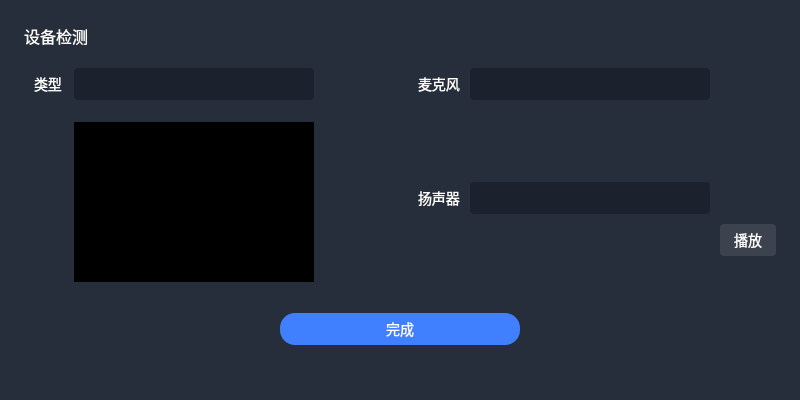
<?xml version="1.0" encoding="UTF-8"?>
<ui version="4.0">
 <class>DeviceSetting</class>
 <widget class="QWidget" name="DeviceSetting">
  <property name="geometry">
   <rect>
    <x>0</x>
    <y>0</y>
    <width>800</width>
    <height>400</height>
   </rect>
  </property>
  <property name="minimumSize">
   <size>
    <width>800</width>
    <height>400</height>
   </size>
  </property>
  <property name="maximumSize">
   <size>
    <width>800</width>
    <height>400</height>
   </size>
  </property>
  <property name="windowTitle">
   <string>Form</string>
  </property>
  <property name="styleSheet">
   <string notr="true">QWidget{
background: #272E3B;
border-radius: 16px;
}

#content{
border-radius: 0;
}
#btn_play{
border:none;
border-radius:4px;
background: rgba(255,255,255,0.1);
font-family : 'Microsoft YaHei';
font-size : 14px;
color:#fff;
}

#btn_confirm{
border-radius:15;
background: #4080FF;
font-family : 'Microsoft YaHei';
font-size : 14px;
color:#fff;
}

QLabel{
font-family : 'Microsoft YaHei';
font-size : 14px;
color:#fff;
}
#lbl_title{
font-size : 16px;
}
QComboBox {
  font-family : 'Microsoft YaHei';
  font-size : 12px;
  color:#FFF;
  border-radius : 4px;
  padding-left : 16px;
  padding-top : 5px;
  padding-bottom : 5px;
  background:#1C222D;
}

QComboBox::drop-down {
  margin-right : 10px;
  border:  none;
}

QComboBox::down-arrow {
  width:16px;
  height:  16px;
  background-image : url(:img/down);
  background-position:center;
  background-repeat:no-repeat;
}

QComboBox QAbstractItemView {
  font-family : 'Microsoft YaHei';
  font-size : 12px;
  border:none;
  border-radius : 4px;
  padding:  5px;
  color:#FFF;
  background-color : #1C222D;
}

QComboBox QAbstractItemView::item {
  height: 32px;
}

QComboBox QAbstractItemView::item:selected {
   background-color : #394254;
}</string>
  </property>
  <layout class="QVBoxLayout" name="verticalLayout_4">
   <property name="spacing">
    <number>0</number>
   </property>
   <property name="leftMargin">
    <number>24</number>
   </property>
   <property name="topMargin">
    <number>24</number>
   </property>
   <property name="rightMargin">
    <number>24</number>
   </property>
   <property name="bottomMargin">
    <number>24</number>
   </property>
   <item>
    <layout class="QHBoxLayout" name="horizontalLayout">
     <item>
      <widget class="QLabel" name="lbl_title">
       <property name="text">
        <string>设备检测</string>
       </property>
      </widget>
     </item>
     <item>
      <spacer name="horizontalSpacer">
       <property name="orientation">
        <enum>Qt::Horizontal</enum>
       </property>
       <property name="sizeHint" stdset="0">
        <size>
         <width>40</width>
         <height>20</height>
        </size>
       </property>
      </spacer>
     </item>
    </layout>
   </item>
   <item>
    <layout class="QHBoxLayout" name="horizontalLayout_8">
     <property name="spacing">
      <number>0</number>
     </property>
     <property name="topMargin">
      <number>20</number>
     </property>
     <item>
      <layout class="QVBoxLayout" name="verticalLayout">
       <property name="leftMargin">
        <number>10</number>
       </property>
       <item>
        <layout class="QHBoxLayout" name="horizontalLayout_2">
         <property name="spacing">
          <number>10</number>
         </property>
         <item>
          <widget class="QLabel" name="label_2">
           <property name="maximumSize">
            <size>
             <width>16777215</width>
             <height>32</height>
            </size>
           </property>
           <property name="text">
            <string>类型</string>
           </property>
          </widget>
         </item>
         <item>
          <widget class="QComboBox" name="cmb_camrea">
           <property name="minimumSize">
            <size>
             <width>240</width>
             <height>32</height>
            </size>
           </property>
           <property name="maximumSize">
            <size>
             <width>240</width>
             <height>32</height>
            </size>
           </property>
          </widget>
         </item>
        </layout>
       </item>
       <item>
        <spacer name="verticalSpacer">
         <property name="orientation">
          <enum>Qt::Vertical</enum>
         </property>
         <property name="sizeType">
          <enum>QSizePolicy::Fixed</enum>
         </property>
         <property name="sizeHint" stdset="0">
          <size>
           <width>20</width>
           <height>22</height>
          </size>
         </property>
        </spacer>
       </item>
       <item>
        <layout class="QHBoxLayout" name="horizontalLayout_5">
         <item>
          <spacer name="horizontalSpacer_2">
           <property name="orientation">
            <enum>Qt::Horizontal</enum>
           </property>
           <property name="sizeHint" stdset="0">
            <size>
             <width>40</width>
             <height>20</height>
            </size>
           </property>
          </spacer>
         </item>
         <item>
          <widget class="QWidget" name="content" native="true">
           <property name="minimumSize">
            <size>
             <width>240</width>
             <height>160</height>
            </size>
           </property>
           <property name="maximumSize">
            <size>
             <width>240</width>
             <height>160</height>
            </size>
           </property>
           <property name="styleSheet">
            <string notr="true">background-color: rgb(0, 0, 0);</string>
           </property>
          </widget>
         </item>
        </layout>
       </item>
       <item>
        <spacer name="verticalSpacer_4">
         <property name="orientation">
          <enum>Qt::Vertical</enum>
         </property>
         <property name="sizeHint" stdset="0">
          <size>
           <width>20</width>
           <height>40</height>
          </size>
         </property>
        </spacer>
       </item>
      </layout>
     </item>
     <item>
      <spacer name="horizontalSpacer_7">
       <property name="orientation">
        <enum>Qt::Horizontal</enum>
       </property>
       <property name="sizeHint" stdset="0">
        <size>
         <width>40</width>
         <height>20</height>
        </size>
       </property>
      </spacer>
     </item>
     <item>
      <layout class="QVBoxLayout" name="verticalLayout_2">
       <property name="spacing">
        <number>10</number>
       </property>
       <item>
        <layout class="QHBoxLayout" name="horizontalLayout_3">
         <property name="spacing">
          <number>10</number>
         </property>
         <item>
          <widget class="QLabel" name="label_3">
           <property name="text">
            <string>麦克风</string>
           </property>
          </widget>
         </item>
         <item>
          <widget class="QComboBox" name="cmb_micro">
           <property name="minimumSize">
            <size>
             <width>240</width>
             <height>32</height>
            </size>
           </property>
           <property name="maximumSize">
            <size>
             <width>240</width>
             <height>32</height>
            </size>
           </property>
          </widget>
         </item>
         <item>
          <spacer name="horizontalSpacer_10">
           <property name="orientation">
            <enum>Qt::Horizontal</enum>
           </property>
           <property name="sizeHint" stdset="0">
            <size>
             <width>40</width>
             <height>20</height>
            </size>
           </property>
          </spacer>
         </item>
        </layout>
       </item>
       <item>
        <layout class="QHBoxLayout" name="horizontalLayout_6">
         <property name="spacing">
          <number>0</number>
         </property>
         <item>
          <spacer name="horizontalSpacer_3">
           <property name="orientation">
            <enum>Qt::Horizontal</enum>
           </property>
           <property name="sizeType">
            <enum>QSizePolicy::Fixed</enum>
           </property>
           <property name="sizeHint" stdset="0">
            <size>
             <width>52</width>
             <height>20</height>
            </size>
           </property>
          </spacer>
         </item>
         <item>
          <widget class="VolumeWidget" name="vol_mic" native="true">
           <property name="minimumSize">
            <size>
             <width>240</width>
             <height>32</height>
            </size>
           </property>
           <property name="maximumSize">
            <size>
             <width>240</width>
             <height>32</height>
            </size>
           </property>
           <property name="styleSheet">
            <string notr="true"/>
           </property>
          </widget>
         </item>
         <item>
          <spacer name="horizontalSpacer_9">
           <property name="orientation">
            <enum>Qt::Horizontal</enum>
           </property>
           <property name="sizeHint" stdset="0">
            <size>
             <width>40</width>
             <height>20</height>
            </size>
           </property>
          </spacer>
         </item>
        </layout>
       </item>
       <item>
        <spacer name="verticalSpacer_3">
         <property name="orientation">
          <enum>Qt::Vertical</enum>
         </property>
         <property name="sizeType">
          <enum>QSizePolicy::Fixed</enum>
         </property>
         <property name="sizeHint" stdset="0">
          <size>
           <width>20</width>
           <height>30</height>
          </size>
         </property>
        </spacer>
       </item>
       <item>
        <layout class="QHBoxLayout" name="horizontalLayout_4">
         <property name="spacing">
          <number>10</number>
         </property>
         <item>
          <widget class="QLabel" name="label_4">
           <property name="text">
            <string>扬声器</string>
           </property>
          </widget>
         </item>
         <item>
          <widget class="QComboBox" name="cmb_audio_play">
           <property name="minimumSize">
            <size>
             <width>240</width>
             <height>32</height>
            </size>
           </property>
           <property name="maximumSize">
            <size>
             <width>240</width>
             <height>32</height>
            </size>
           </property>
          </widget>
         </item>
         <item>
          <spacer name="horizontalSpacer_8">
           <property name="orientation">
            <enum>Qt::Horizontal</enum>
           </property>
           <property name="sizeHint" stdset="0">
            <size>
             <width>40</width>
             <height>20</height>
            </size>
           </property>
          </spacer>
         </item>
        </layout>
       </item>
       <item>
        <layout class="QHBoxLayout" name="horizontalLayout_7">
         <property name="spacing">
          <number>0</number>
         </property>
         <item>
          <spacer name="horizontalSpacer_4">
           <property name="orientation">
            <enum>Qt::Horizontal</enum>
           </property>
           <property name="sizeType">
            <enum>QSizePolicy::Fixed</enum>
           </property>
           <property name="sizeHint" stdset="0">
            <size>
             <width>52</width>
             <height>20</height>
            </size>
           </property>
          </spacer>
         </item>
         <item>
          <widget class="VolumeWidget" name="vol_play" native="true">
           <property name="minimumSize">
            <size>
             <width>240</width>
             <height>32</height>
            </size>
           </property>
           <property name="maximumSize">
            <size>
             <width>240</width>
             <height>32</height>
            </size>
           </property>
           <property name="styleSheet">
            <string notr="true"/>
           </property>
          </widget>
         </item>
         <item>
          <spacer name="horizontalSpacer_11">
           <property name="orientation">
            <enum>Qt::Horizontal</enum>
           </property>
           <property name="sizeHint" stdset="0">
            <size>
             <width>10</width>
             <height>20</height>
            </size>
           </property>
          </spacer>
         </item>
         <item>
          <widget class="QPushButton" name="btn_play">
           <property name="minimumSize">
            <size>
             <width>56</width>
             <height>32</height>
            </size>
           </property>
           <property name="text">
            <string>播放</string>
           </property>
          </widget>
         </item>
        </layout>
       </item>
       <item>
        <spacer name="verticalSpacer_2">
         <property name="orientation">
          <enum>Qt::Vertical</enum>
         </property>
         <property name="sizeHint" stdset="0">
          <size>
           <width>20</width>
           <height>40</height>
          </size>
         </property>
        </spacer>
       </item>
      </layout>
     </item>
    </layout>
   </item>
   <item>
    <layout class="QHBoxLayout" name="horizontalLayout_9">
     <property name="topMargin">
      <number>0</number>
     </property>
     <item>
      <spacer name="horizontalSpacer_5">
       <property name="orientation">
        <enum>Qt::Horizontal</enum>
       </property>
       <property name="sizeHint" stdset="0">
        <size>
         <width>40</width>
         <height>20</height>
        </size>
       </property>
      </spacer>
     </item>
     <item>
      <widget class="QPushButton" name="btn_confirm">
       <property name="minimumSize">
        <size>
         <width>240</width>
         <height>32</height>
        </size>
       </property>
       <property name="maximumSize">
        <size>
         <width>240</width>
         <height>32</height>
        </size>
       </property>
       <property name="text">
        <string>完成</string>
       </property>
      </widget>
     </item>
     <item>
      <spacer name="horizontalSpacer_6">
       <property name="orientation">
        <enum>Qt::Horizontal</enum>
       </property>
       <property name="sizeHint" stdset="0">
        <size>
         <width>40</width>
         <height>20</height>
        </size>
       </property>
      </spacer>
     </item>
    </layout>
   </item>
   <item>
    <spacer name="verticalSpacer_5">
     <property name="orientation">
      <enum>Qt::Vertical</enum>
     </property>
     <property name="sizeHint" stdset="0">
      <size>
       <width>20</width>
       <height>40</height>
      </size>
     </property>
    </spacer>
   </item>
  </layout>
 </widget>
 <customwidgets>
  <customwidget>
   <class>VolumeWidget</class>
   <extends>QWidget</extends>
   <header>volume_widget.h</header>
   <container>1</container>
  </customwidget>
 </customwidgets>
 <resources/>
 <connections/>
</ui>
